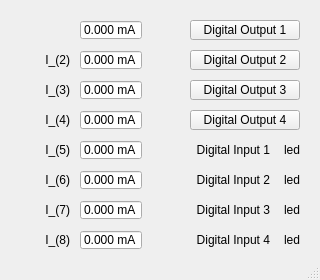
<?xml version="1.0" encoding="UTF-8"?>
<ui version="4.0">
 <class>dat</class>
 <widget class="QMainWindow" name="dat">
  <property name="geometry">
   <rect>
    <x>0</x>
    <y>0</y>
    <width>320</width>
    <height>280</height>
   </rect>
  </property>
  <property name="mouseTracking">
   <bool>false</bool>
  </property>
  <property name="contextMenuPolicy">
   <enum>Qt::DefaultContextMenu</enum>
  </property>
  <property name="windowTitle">
   <string>MainWindow</string>
  </property>
  <widget class="QWidget" name="centralwidget">
   <widget class="QDoubleSpinBox" name="i1_DSB">
    <property name="geometry">
     <rect>
      <x>80</x>
      <y>20</y>
      <width>62</width>
      <height>20</height>
     </rect>
    </property>
    <property name="alignment">
     <set>Qt::AlignRight|Qt::AlignTrailing|Qt::AlignVCenter</set>
    </property>
    <property name="readOnly">
     <bool>true</bool>
    </property>
    <property name="buttonSymbols">
     <enum>QAbstractSpinBox::NoButtons</enum>
    </property>
    <property name="suffix">
     <string> mA</string>
    </property>
    <property name="decimals">
     <number>3</number>
    </property>
    <property name="maximum">
     <double>20.000000000000000</double>
    </property>
   </widget>
   <widget class="QLabel" name="di1_LBL">
    <property name="geometry">
     <rect>
      <x>190</x>
      <y>140</y>
      <width>80</width>
      <height>20</height>
     </rect>
    </property>
    <property name="text">
     <string>Digital Input 1</string>
    </property>
    <property name="alignment">
     <set>Qt::AlignRight|Qt::AlignTrailing|Qt::AlignVCenter</set>
    </property>
   </widget>
   <widget class="QLabel" name="i2_LBL">
    <property name="geometry">
     <rect>
      <x>20</x>
      <y>50</y>
      <width>50</width>
      <height>20</height>
     </rect>
    </property>
    <property name="text">
     <string>I_(2)</string>
    </property>
    <property name="alignment">
     <set>Qt::AlignRight|Qt::AlignTrailing|Qt::AlignVCenter</set>
    </property>
   </widget>
   <widget class="QDoubleSpinBox" name="i2_DSB">
    <property name="geometry">
     <rect>
      <x>80</x>
      <y>50</y>
      <width>62</width>
      <height>20</height>
     </rect>
    </property>
    <property name="alignment">
     <set>Qt::AlignRight|Qt::AlignTrailing|Qt::AlignVCenter</set>
    </property>
    <property name="readOnly">
     <bool>true</bool>
    </property>
    <property name="buttonSymbols">
     <enum>QAbstractSpinBox::NoButtons</enum>
    </property>
    <property name="suffix">
     <string> mA</string>
    </property>
    <property name="decimals">
     <number>3</number>
    </property>
    <property name="maximum">
     <double>20.000000000000000</double>
    </property>
   </widget>
   <widget class="QDoubleSpinBox" name="i4_DSB">
    <property name="geometry">
     <rect>
      <x>80</x>
      <y>110</y>
      <width>62</width>
      <height>20</height>
     </rect>
    </property>
    <property name="alignment">
     <set>Qt::AlignRight|Qt::AlignTrailing|Qt::AlignVCenter</set>
    </property>
    <property name="readOnly">
     <bool>true</bool>
    </property>
    <property name="buttonSymbols">
     <enum>QAbstractSpinBox::NoButtons</enum>
    </property>
    <property name="suffix">
     <string> mA</string>
    </property>
    <property name="decimals">
     <number>3</number>
    </property>
    <property name="maximum">
     <double>20.000000000000000</double>
    </property>
   </widget>
   <widget class="QLabel" name="i3_LBL">
    <property name="geometry">
     <rect>
      <x>20</x>
      <y>80</y>
      <width>50</width>
      <height>20</height>
     </rect>
    </property>
    <property name="text">
     <string>I_(3)</string>
    </property>
    <property name="alignment">
     <set>Qt::AlignRight|Qt::AlignTrailing|Qt::AlignVCenter</set>
    </property>
   </widget>
   <widget class="QDoubleSpinBox" name="i3_DSB">
    <property name="geometry">
     <rect>
      <x>80</x>
      <y>80</y>
      <width>62</width>
      <height>20</height>
     </rect>
    </property>
    <property name="alignment">
     <set>Qt::AlignRight|Qt::AlignTrailing|Qt::AlignVCenter</set>
    </property>
    <property name="readOnly">
     <bool>true</bool>
    </property>
    <property name="buttonSymbols">
     <enum>QAbstractSpinBox::NoButtons</enum>
    </property>
    <property name="suffix">
     <string> mA</string>
    </property>
    <property name="decimals">
     <number>3</number>
    </property>
    <property name="maximum">
     <double>20.000000000000000</double>
    </property>
   </widget>
   <widget class="QLabel" name="i4_LBL">
    <property name="geometry">
     <rect>
      <x>20</x>
      <y>110</y>
      <width>50</width>
      <height>20</height>
     </rect>
    </property>
    <property name="text">
     <string>I_(4)</string>
    </property>
    <property name="alignment">
     <set>Qt::AlignRight|Qt::AlignTrailing|Qt::AlignVCenter</set>
    </property>
   </widget>
   <widget class="QLabel" name="i8_LBL">
    <property name="geometry">
     <rect>
      <x>20</x>
      <y>230</y>
      <width>50</width>
      <height>20</height>
     </rect>
    </property>
    <property name="text">
     <string>I_(8)</string>
    </property>
    <property name="alignment">
     <set>Qt::AlignRight|Qt::AlignTrailing|Qt::AlignVCenter</set>
    </property>
   </widget>
   <widget class="QLabel" name="i5_LBL">
    <property name="geometry">
     <rect>
      <x>20</x>
      <y>140</y>
      <width>50</width>
      <height>20</height>
     </rect>
    </property>
    <property name="text">
     <string>I_(5)</string>
    </property>
    <property name="alignment">
     <set>Qt::AlignRight|Qt::AlignTrailing|Qt::AlignVCenter</set>
    </property>
   </widget>
   <widget class="QDoubleSpinBox" name="i6_DSB">
    <property name="geometry">
     <rect>
      <x>80</x>
      <y>170</y>
      <width>62</width>
      <height>20</height>
     </rect>
    </property>
    <property name="alignment">
     <set>Qt::AlignRight|Qt::AlignTrailing|Qt::AlignVCenter</set>
    </property>
    <property name="readOnly">
     <bool>true</bool>
    </property>
    <property name="buttonSymbols">
     <enum>QAbstractSpinBox::NoButtons</enum>
    </property>
    <property name="suffix">
     <string> mA</string>
    </property>
    <property name="decimals">
     <number>3</number>
    </property>
    <property name="maximum">
     <double>20.000000000000000</double>
    </property>
   </widget>
   <widget class="QDoubleSpinBox" name="i8_DSB">
    <property name="geometry">
     <rect>
      <x>80</x>
      <y>230</y>
      <width>62</width>
      <height>20</height>
     </rect>
    </property>
    <property name="alignment">
     <set>Qt::AlignRight|Qt::AlignTrailing|Qt::AlignVCenter</set>
    </property>
    <property name="readOnly">
     <bool>true</bool>
    </property>
    <property name="buttonSymbols">
     <enum>QAbstractSpinBox::NoButtons</enum>
    </property>
    <property name="suffix">
     <string> mA</string>
    </property>
    <property name="decimals">
     <number>3</number>
    </property>
    <property name="maximum">
     <double>20.000000000000000</double>
    </property>
   </widget>
   <widget class="QDoubleSpinBox" name="i5_DSB">
    <property name="geometry">
     <rect>
      <x>80</x>
      <y>140</y>
      <width>62</width>
      <height>20</height>
     </rect>
    </property>
    <property name="alignment">
     <set>Qt::AlignRight|Qt::AlignTrailing|Qt::AlignVCenter</set>
    </property>
    <property name="readOnly">
     <bool>true</bool>
    </property>
    <property name="buttonSymbols">
     <enum>QAbstractSpinBox::NoButtons</enum>
    </property>
    <property name="suffix">
     <string> mA</string>
    </property>
    <property name="decimals">
     <number>3</number>
    </property>
    <property name="maximum">
     <double>20.000000000000000</double>
    </property>
   </widget>
   <widget class="QLabel" name="i6_LBL">
    <property name="geometry">
     <rect>
      <x>20</x>
      <y>170</y>
      <width>50</width>
      <height>20</height>
     </rect>
    </property>
    <property name="text">
     <string>I_(6)</string>
    </property>
    <property name="alignment">
     <set>Qt::AlignRight|Qt::AlignTrailing|Qt::AlignVCenter</set>
    </property>
   </widget>
   <widget class="QDoubleSpinBox" name="i7_DSB">
    <property name="geometry">
     <rect>
      <x>80</x>
      <y>200</y>
      <width>62</width>
      <height>20</height>
     </rect>
    </property>
    <property name="alignment">
     <set>Qt::AlignRight|Qt::AlignTrailing|Qt::AlignVCenter</set>
    </property>
    <property name="readOnly">
     <bool>true</bool>
    </property>
    <property name="buttonSymbols">
     <enum>QAbstractSpinBox::NoButtons</enum>
    </property>
    <property name="suffix">
     <string> mA</string>
    </property>
    <property name="decimals">
     <number>3</number>
    </property>
    <property name="maximum">
     <double>20.000000000000000</double>
    </property>
   </widget>
   <widget class="QLabel" name="i7_LBL">
    <property name="geometry">
     <rect>
      <x>20</x>
      <y>200</y>
      <width>50</width>
      <height>20</height>
     </rect>
    </property>
    <property name="text">
     <string>I_(7)</string>
    </property>
    <property name="alignment">
     <set>Qt::AlignRight|Qt::AlignTrailing|Qt::AlignVCenter</set>
    </property>
   </widget>
   <widget class="QPushButton" name="do1_PB">
    <property name="geometry">
     <rect>
      <x>190</x>
      <y>20</y>
      <width>110</width>
      <height>20</height>
     </rect>
    </property>
    <property name="text">
     <string>Digital Output 1</string>
    </property>
    <property name="checkable">
     <bool>true</bool>
    </property>
    <property name="default">
     <bool>false</bool>
    </property>
   </widget>
   <widget class="QPushButton" name="do2_PB">
    <property name="geometry">
     <rect>
      <x>190</x>
      <y>50</y>
      <width>110</width>
      <height>20</height>
     </rect>
    </property>
    <property name="text">
     <string>Digital Output 2</string>
    </property>
    <property name="checkable">
     <bool>true</bool>
    </property>
    <property name="default">
     <bool>false</bool>
    </property>
   </widget>
   <widget class="QPushButton" name="do3_PB">
    <property name="geometry">
     <rect>
      <x>190</x>
      <y>80</y>
      <width>110</width>
      <height>20</height>
     </rect>
    </property>
    <property name="text">
     <string>Digital Output 3</string>
    </property>
    <property name="checkable">
     <bool>true</bool>
    </property>
    <property name="default">
     <bool>false</bool>
    </property>
   </widget>
   <widget class="QPushButton" name="do4_PB">
    <property name="geometry">
     <rect>
      <x>190</x>
      <y>110</y>
      <width>110</width>
      <height>20</height>
     </rect>
    </property>
    <property name="text">
     <string>Digital Output 4</string>
    </property>
    <property name="checkable">
     <bool>true</bool>
    </property>
    <property name="default">
     <bool>false</bool>
    </property>
   </widget>
   <widget class="QLabel" name="di2_LBL">
    <property name="geometry">
     <rect>
      <x>190</x>
      <y>170</y>
      <width>80</width>
      <height>20</height>
     </rect>
    </property>
    <property name="text">
     <string>Digital Input 2</string>
    </property>
    <property name="alignment">
     <set>Qt::AlignRight|Qt::AlignTrailing|Qt::AlignVCenter</set>
    </property>
   </widget>
   <widget class="QLabel" name="di3_LBL">
    <property name="geometry">
     <rect>
      <x>190</x>
      <y>200</y>
      <width>80</width>
      <height>20</height>
     </rect>
    </property>
    <property name="text">
     <string>Digital Input 3</string>
    </property>
    <property name="alignment">
     <set>Qt::AlignRight|Qt::AlignTrailing|Qt::AlignVCenter</set>
    </property>
   </widget>
   <widget class="QLabel" name="di4_LBL">
    <property name="geometry">
     <rect>
      <x>190</x>
      <y>230</y>
      <width>80</width>
      <height>20</height>
     </rect>
    </property>
    <property name="text">
     <string>Digital Input 4</string>
    </property>
    <property name="alignment">
     <set>Qt::AlignRight|Qt::AlignTrailing|Qt::AlignVCenter</set>
    </property>
   </widget>
   <widget class="QLabel" name="di1_led_LBL">
    <property name="geometry">
     <rect>
      <x>280</x>
      <y>140</y>
      <width>20</width>
      <height>20</height>
     </rect>
    </property>
    <property name="text">
     <string>led</string>
    </property>
    <property name="alignment">
     <set>Qt::AlignRight|Qt::AlignTrailing|Qt::AlignVCenter</set>
    </property>
   </widget>
   <widget class="QLabel" name="di4_led_LBL">
    <property name="geometry">
     <rect>
      <x>280</x>
      <y>230</y>
      <width>20</width>
      <height>20</height>
     </rect>
    </property>
    <property name="text">
     <string>led</string>
    </property>
    <property name="alignment">
     <set>Qt::AlignRight|Qt::AlignTrailing|Qt::AlignVCenter</set>
    </property>
   </widget>
   <widget class="QLabel" name="di2_led_LBL">
    <property name="geometry">
     <rect>
      <x>280</x>
      <y>170</y>
      <width>20</width>
      <height>20</height>
     </rect>
    </property>
    <property name="text">
     <string>led</string>
    </property>
    <property name="alignment">
     <set>Qt::AlignRight|Qt::AlignTrailing|Qt::AlignVCenter</set>
    </property>
   </widget>
   <widget class="QLabel" name="di3_led_LBL">
    <property name="geometry">
     <rect>
      <x>280</x>
      <y>200</y>
      <width>20</width>
      <height>20</height>
     </rect>
    </property>
    <property name="text">
     <string>led</string>
    </property>
    <property name="alignment">
     <set>Qt::AlignRight|Qt::AlignTrailing|Qt::AlignVCenter</set>
    </property>
   </widget>
  </widget>
  <widget class="QStatusBar" name="statusbar"/>
 </widget>
 <resources/>
 <connections/>
</ui>
